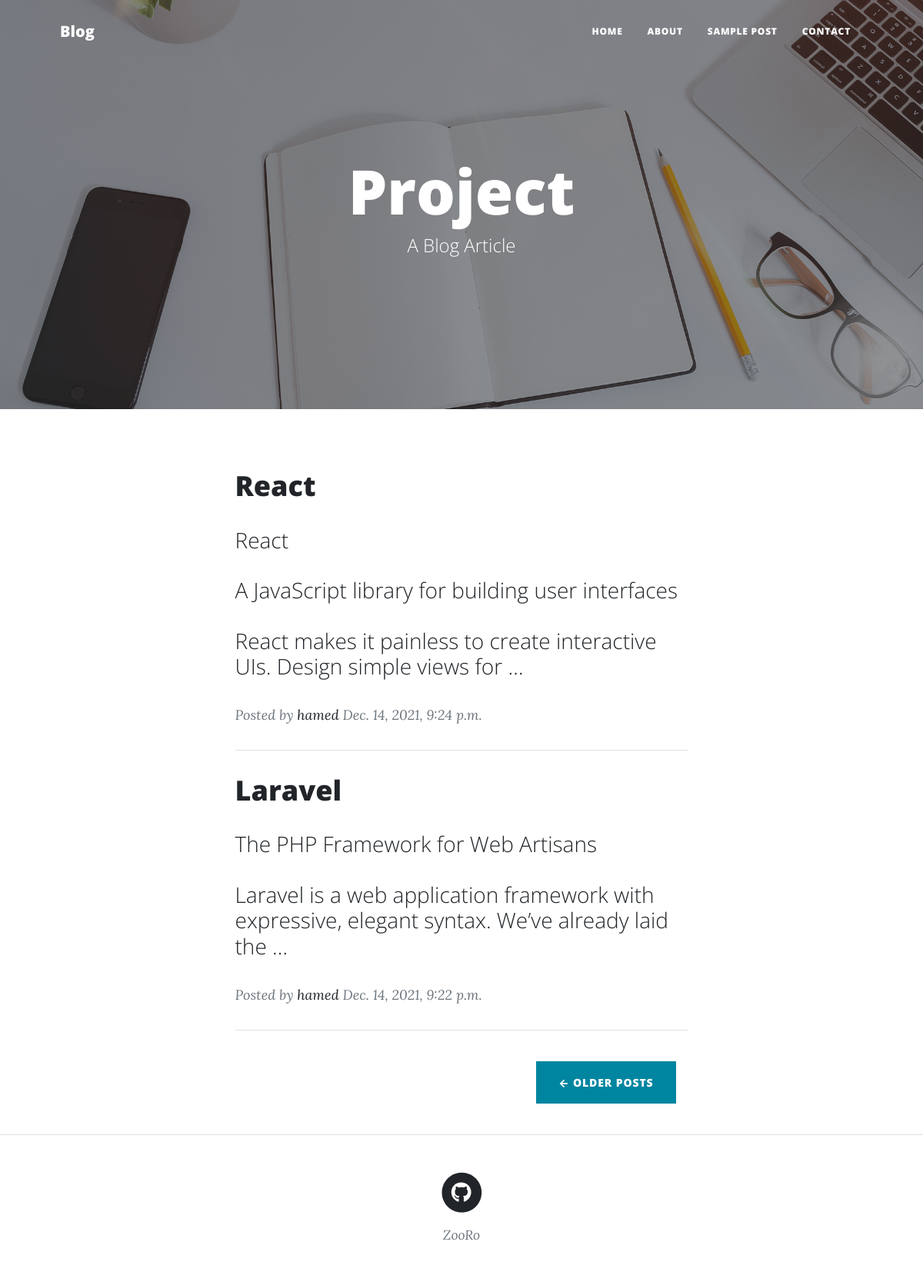
The page / on the database its author committed.
### blog/models.py (models this page shows, shortened)
class Article(models.Model):
    STATUS_CHOICE = (
        ('p', 'publish'),
        ('d', 'draft'),
    )
    author = models.ForeignKey(User, null=True, on_delete=models.SET_NULL, related_name='articles')
    title = models.CharField(max_length=50)
    slug = models.SlugField(max_length=60, unique=True)
    content = models.TextField()
    cover = models.ImageField(upload_to="articleCover")
    created_at = models.DateTimeField(auto_now_add=True)
    updated = models.DateTimeField(auto_now=True)
    publish = models.DateTimeField(default=timezone.now)
    category = models.ManyToManyField(Category, related_name='articles')
    status = models.CharField(max_length=1, choices=STATUS_CHOICE)

### blog/views.py (the view)
# urls.py: path('', HomeView.as_view(), name='home'),
class HomeView(generic.ListView):
    queryset = Article.objects.filter(status='p')
    template_name = 'blog/index.html'
    context_object_name = 'articles'
    ordering = ['-publish']
    paginate_by = 2

### blog/templatetags/base_tag.py (called while the page is built)
@register.simple_tag
def title(t="Project"):
    return t

### blog/templates/blog/index.html (shortened to what this page needs)
{% extends 'blog/base.html' %}
{% load static %}
{% load base_tag %}
{% block main %}
        <header class="masthead" style="background-image: url({% static 'blog/assets/img/home-bg.jpg' %})">
            <div class="container position-relative px-4 px-lg-5">
                <div class="row gx-4 gx-lg-5 justify-content-center">
                    <div class="col-md-10 col-lg-8 col-xl-7">
                        <div class="site-heading">
                            <h1>{% title %}</h1>
                            <span class="subheading">A Blog Article</span>
                        </div>
                    </div>
                </div>
            </div>
        </header>
        <div class="container px-4 px-lg-5">
            <div class="row gx-4 gx-lg-5 justify-content-center">
                <div class="col-md-10 col-lg-8 col-xl-7">
                    {% for article in articles %}
                        <div class="post-preview">
                            <a href="{% url 'blog:post' article.slug %}">
                                <h2 class="post-title">{{article.title}}</h2>
                                <h3 class="post-subtitle">{{article.content | linebreaks | truncatewords:20}}</h3>
                            </a>
                            <p class="post-meta">
                                Posted by
                                <a href="#!">{{article.author}}</a>
                                {{article.publish}}
                            </p>
                        </div>
                    <hr class="my-4" />
                    {% endfor %}
                    <div class="d-flex justify-content-end mb-4">
                        {% if page_obj.has_next %}
                            <a class="btn btn-primary text-uppercase m-3" href="?page={{ page_obj.next_page_number }}">← Older Posts</a>
                        {% endif %}
                    </div>
                </div>
            </div>
        </div>
{% endblock %}

### rows shown on the page
Article: title "React", content "React A JavaScript library for building user interfaces React makes it painless to create interactive UIs. Design simple views for …", author "hamed", publish "Dec. 14, 2021, 9:24 p.m."
Article: title "Laravel", content "The PHP Framework for Web Artisans Laravel is a web application framework with expressive, elegant syntax. We’ve already laid the …", author "hamed", publish "Dec. 14, 2021, 9:22 p.m."
